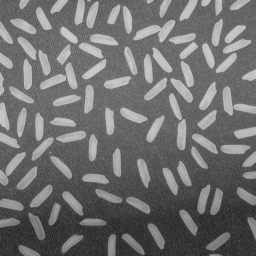
#> input picture Images/rice.png, 256 x 256 px
$ python q10_bilateral_filtering.py
#> lines starting #> are read from the running program, lines starting #| are printed output that depends on the picture
#> in main, img is the input picture: shape (256, 256); min 40, max 204, mean 111.2
# 258799R - Manuel I.T
import cv2
import numpy as np
import matplotlib.pyplot as plt
import os

def manual_bilateral_filter(image, d, sigma_s, sigma_r):
    """
    Manually implements a bilateral filter for grayscale images[cite: 57, 58].
    """
#> called with d = 5, sigma_s = 25, sigma_r = 25
    img = image.astype(np.float32)
    rows, cols = img.shape
#> rows = 256; cols = 256
    half_d = d // 2
    output = np.zeros_like(img)

    # 1. Precompute Spatial Gaussian component (distance stays constant for all windows)
    x, y = np.meshgrid(np.arange(d) - half_d, np.arange(d) - half_d)
    spatial_gaussian = np.exp(-(x**2 + y**2) / (2 * sigma_s**2))

    # 2. Iterate through pixels (padding handled by ignoring borders)
    for i in range(half_d, rows - half_d):
        for j in range(half_d, cols - half_d):
            # Extract local neighborhood
            neighborhood = img[i - half_d : i + half_d + 1, j - half_d : j + half_d + 1]

            # 3. Calculate Range (intensity) Gaussian component
            # This depends on the intensity difference from the center pixel [cite: 58]
            intensity_diff = neighborhood - img[i, j]
            range_gaussian = np.exp(-(intensity_diff**2) / (2 * sigma_r**2))

            # 4. Combined Weight (Spatial * Range)
            weights = spatial_gaussian * range_gaussian

            # 5. Normalize and apply to center pixel
            output[i, j] = np.sum(weights * neighborhood) / np.sum(weights)
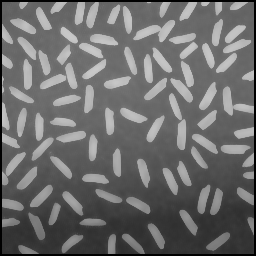
#> output: shape (256, 256) float32; min 0, max 201.9, mean 107.9

    return output.astype(np.uint8)

def main():
    # Setup paths relative to script location
    script_dir = os.path.dirname(os.path.abspath(__file__))
    img_path = os.path.join(script_dir, '..', 'Images', 'rice.png')
    results_dir = os.path.join(script_dir, '..', 'Images', 'Results')
    os.makedirs(results_dir, exist_ok=True)

    img = cv2.imread(img_path, cv2.IMREAD_GRAYSCALE)
    if img is None:
        print(f"Error: Could not load {img_path}")
        return

    # Parameters as per standard denoising requirements [cite: 58]
    diameter = 5
    s_space = 25.0
    s_range = 25.0

    # (c) Bilateral filtering using OpenCV [cite: 61]
    opencv_res = cv2.bilateralFilter(img, diameter, s_range, s_space)

    # (d) Manually implemented bilateral filter [cite: 62]
    manual_res = manual_bilateral_filter(img, diameter, s_space, s_range)

    # Visualization and Comparison for Report [cite: 96]
    plt.figure(figsize=(15, 5))

    plt.subplot(131)
    plt.imshow(img, cmap='gray'); plt.title('Original (Rice)')
    plt.axis('off')

    plt.subplot(132)
    plt.imshow(manual_res, cmap='gray'); plt.title('Manual Bilateral Filter')
    plt.axis('off')

    plt.subplot(133)
    plt.imshow(opencv_res, cmap='gray'); plt.title('OpenCV cv.bilateralFilter()')
    plt.axis('off')

    plt.tight_layout()

    # Save results for the report
    save_path = os.path.join(results_dir, 'q10_bilateral_results.png')
    plt.savefig(save_path)
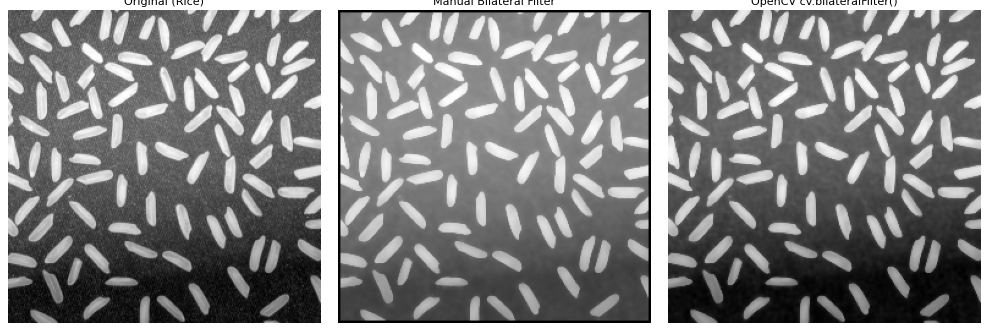
#> figure drawn by matplotlib, 3 panels
    print(f"Bilateral results saved to: {save_path}")
    plt.show()

if __name__ == "__main__":
    main()
